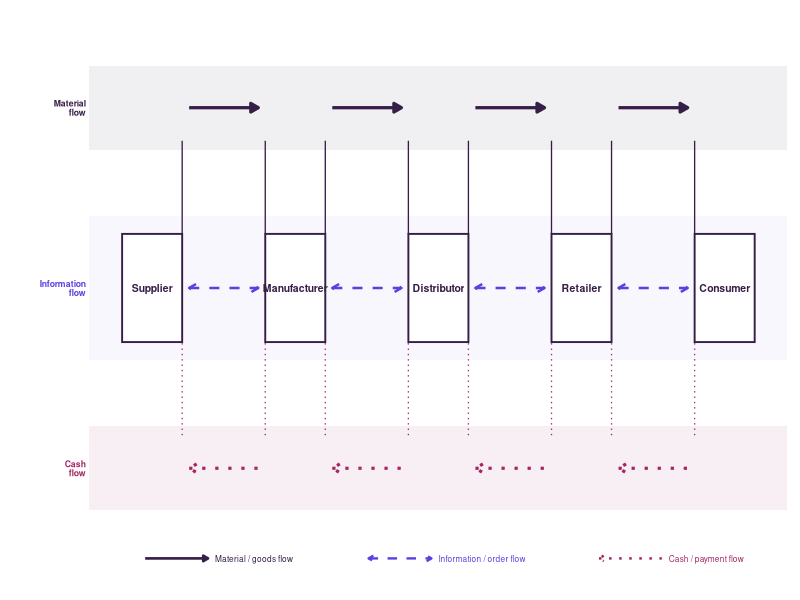

Write the R code that produced this figure.
## ---- chunk 1
#| label: fig-scm-flows
#| fig-cap: >
#|   Material, information, and cash flows in a multi-echelon supply chain.
#|   Goods flow downstream (supplier → consumer); orders and demand signals
#|   flow bidirectionally; payments flow upstream.
#| fig-width: 9
#| fig-height: 3.5
#| fig-alt: >
#|   Diagram of a five-echelon supply chain (Supplier – Manufacturer –
#|   Distributor – Retailer – Consumer) showing three parallel flows:
#|   solid arrows for material/goods (left to right), dashed bidirectional
#|   arrows for information/orders, and dotted arrows for cash/payments
#|   (right to left).
#| echo: false

library(ggplot2)
library(grid)

# ─── HSRM Wiesbaden Business School brand colors ─────────────────────────────
col_mat  <- "#361E47"   # dark purple  — material / goods
col_info <- "#5E3EE1"   # violet       — information / orders
col_cash <- "#A42564"   # berry/wine   — cash / payments

# ─── Echelon configuration ───────────────────────────────────────────────────
labels <- c("Supplier", "Manufacturer", "Distributor", "Retailer", "Consumer")
n      <- length(labels)

# Node geometry (canvas: x ∈ [0,1], y ∈ [0,1])
margin <- 0.09          # left/right canvas margin
bw     <- 0.043         # box half-width
bh     <- 0.09          # box half-height
gap    <- 0.010         # gap between box edge and arrow start/end

s      <- (1 - 2 * margin) / (n - 1)   # spacing between node centres
node_x <- margin + (0:(n - 1)) * s

# Flow lane y-positions
y_mat  <- 0.80          # material flow (top)
y_node <- 0.50          # node row + information flow (middle)
y_cash <- 0.20          # cash flow (bottom)

# Stub termination points (slightly inside the flow lane)
arr_mat  <- y_mat  - 0.055
arr_cash <- y_cash + 0.055

# ─── Horizontal segment data (between consecutive node boxes) ─────────────────
h_segs <- do.call(rbind, lapply(seq_len(n - 1), function(i) {
  data.frame(
    x    = node_x[i]   + bw + gap,
    xend = node_x[i+1] - bw - gap
  )
}))

# ─── Vertical connector stubs (node box ↔ flow lane) ─────────────────────────
xr <- node_x[-n] + bw    # right edges of nodes 1..4 (outgoing)
xl <- node_x[-1] - bw    # left edges of nodes 2..5  (incoming)

mat_stubs <- rbind(
  data.frame(x = xr, y_lo = y_node + bh, y_hi = arr_mat),
  data.frame(x = xl, y_lo = y_node + bh, y_hi = arr_mat)
)
cash_stubs <- rbind(
  data.frame(x = xr, y_lo = arr_cash, y_hi = y_node - bh),
  data.frame(x = xl, y_lo = arr_cash, y_hi = y_node - bh)
)

nodes_df <- data.frame(x = node_x, label = labels)

# ─── Build plot ───────────────────────────────────────────────────────────────
ggplot() +

  # Shaded background lanes
  annotate("rect", xmin = 0, xmax = 1,
           ymin = y_mat  - 0.07, ymax = y_mat  + 0.07,
           fill = col_mat,  alpha = 0.07) +
  annotate("rect", xmin = 0, xmax = 1,
           ymin = y_node - 0.12, ymax = y_node + 0.12,
           fill = col_info, alpha = 0.04) +
  annotate("rect", xmin = 0, xmax = 1,
           ymin = y_cash - 0.07, ymax = y_cash + 0.07,
           fill = col_cash, alpha = 0.07) +

  # Vertical stubs — material (solid)
  geom_segment(data = mat_stubs,
               aes(x = x, xend = x, y = y_lo, yend = y_hi),
               color = col_mat, linewidth = 0.45, linetype = "solid") +

  # Vertical stubs — cash (dotted)
  geom_segment(data = cash_stubs,
               aes(x = x, xend = x, y = y_lo, yend = y_hi),
               color = col_cash, linewidth = 0.45, linetype = "dotted") +

  # Material flow: solid arrow, L → R
  geom_segment(data = transform(h_segs, y = y_mat, yend = y_mat),
               aes(x = x, xend = xend, y = y, yend = yend),
               color = col_mat, linewidth = 1.1, linetype = "solid",
               arrow = arrow(length = unit(0.22, "cm"),
                             type = "closed", ends = "last")) +

  # Information flow: dashed, bidirectional
  geom_segment(data = transform(h_segs, y = y_node, yend = y_node),
               aes(x = x, xend = xend, y = y, yend = yend),
               color = col_info, linewidth = 0.85, linetype = "dashed",
               arrow = arrow(length = unit(0.20, "cm"),
                             type = "open", ends = "both")) +

  # Cash flow: dotted, R → L
  geom_segment(data = transform(h_segs, y = y_cash, yend = y_cash),
               aes(x = x, xend = xend, y = y, yend = yend),
               color = col_cash, linewidth = 1.1, linetype = "dotted",
               arrow = arrow(length = unit(0.22, "cm"),
                             type = "open", ends = "first")) +

  # Node boxes (drawn on top so they cover lane shading)
  geom_rect(data = nodes_df,
            aes(xmin = x - bw, xmax = x + bw,
                ymin = y_node - bh, ymax = y_node + bh),
            fill = "white", color = col_mat, linewidth = 0.65) +

  # Node labels
  geom_text(data = nodes_df,
            aes(x = x, y = y_node, label = label),
            size = 2.65, color = col_mat, fontface = "bold") +

  # Lane labels (left margin)
  annotate("text", x = -0.005, y = y_mat,
           label = "Material\nflow",    size = 2.2, hjust = 1,
           color = col_mat,  fontface = "bold", lineheight = 0.88) +
  annotate("text", x = -0.005, y = y_node,
           label = "Information\nflow", size = 2.2, hjust = 1,
           color = col_info, fontface = "bold", lineheight = 0.88) +
  annotate("text", x = -0.005, y = y_cash,
           label = "Cash\nflow",        size = 2.2, hjust = 1,
           color = col_cash, fontface = "bold", lineheight = 0.88) +

  # Legend strip
  annotate("segment",
           x = 0.08, xend = 0.17, y = 0.05, yend = 0.05,
           color = col_mat, linewidth = 0.9, linetype = "solid",
           arrow = arrow(length = unit(0.14, "cm"), type = "closed", ends = "last")) +
  annotate("text", x = 0.18, y = 0.05, hjust = 0, size = 2.1, color = col_mat,
           label = "Material / goods flow") +

  annotate("segment",
           x = 0.40, xend = 0.49, y = 0.05, yend = 0.05,
           color = col_info, linewidth = 0.8, linetype = "dashed",
           arrow = arrow(length = unit(0.14, "cm"), type = "open", ends = "both")) +
  annotate("text", x = 0.50, y = 0.05, hjust = 0, size = 2.1, color = col_info,
           label = "Information / order flow") +

  annotate("segment",
           x = 0.73, xend = 0.82, y = 0.05, yend = 0.05,
           color = col_cash, linewidth = 0.85, linetype = "dotted",
           arrow = arrow(length = unit(0.14, "cm"), type = "open", ends = "first")) +
  annotate("text", x = 0.83, y = 0.05, hjust = 0, size = 2.1, color = col_cash,
           label = "Cash / payment flow") +

  scale_x_continuous(limits = c(-0.12, 1.01), expand = c(0, 0)) +
  scale_y_continuous(limits = c(-0.01, 0.97), expand = c(0, 0)) +
  theme_void() +
  theme(
    plot.background = element_rect(fill = "white", color = NA),
    plot.margin     = margin(4, 4, 4, 4)
  )
